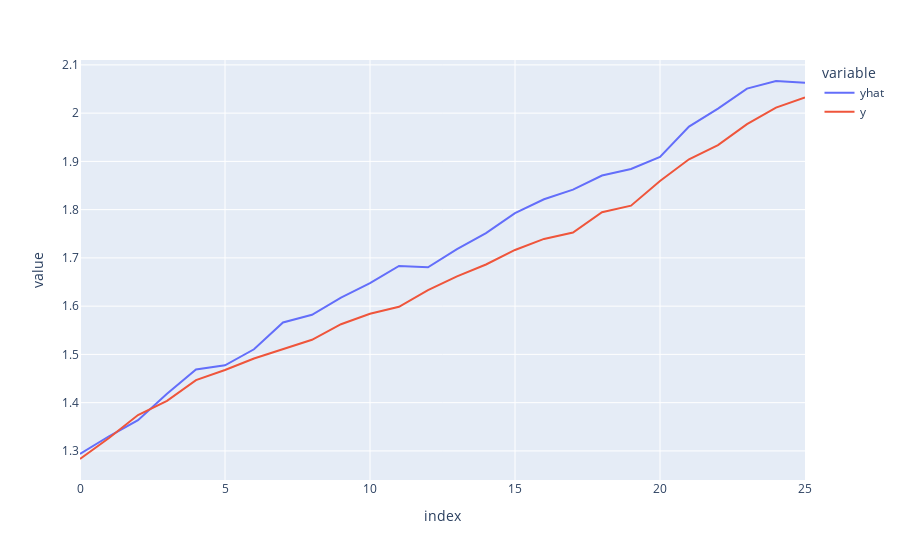

The code cell stored with this chart in its notebook:
### Code cell
df = pd.DataFrame()
df['yhat'] = model.predict(X_test)[:, 0]
df['y'] = y_test[:, 0]

df.plot()

### Figure 1 — Plotly figure (JSON) as saved in the notebook; plotly's stock layout.template omitted (floating-point values rounded to 4 significant figures)
{"data": [{"hovertemplate": "variable=yhat<br>index=%{x}<br>value=%{y}<extra></extra>", "legendgroup": "yhat", "line": {"color": "#636efa", "dash": "solid"}, "mode": "lines", "name": "yhat", "orientation": "v", "showlegend": true, "type": "scatter", "x": [0, 1, 2, 3, 4, 5, 6, 7, 8, 9, 10, 11, 12, 13, 14, 15, 16, 17, 18, 19, 20, 21, 22, 23, 24, 25], "xaxis": "x", "y": [1.294, 1.33, 1.364, 1.418, 1.469, 1.477, 1.511, 1.566, 1.582, 1.617, 1.648, 1.683, 1.681, 1.718, 1.751, 1.793, 1.821, 1.842, 1.871, 1.884, 1.909, 1.972, 2.009, 2.051, 2.067, 2.063], "yaxis": "y"}, {"hovertemplate": "variable=y<br>index=%{x}<br>value=%{y}<extra></extra>", "legendgroup": "y", "line": {"color": "#EF553B", "dash": "solid"}, "mode": "lines", "name": "y", "orientation": "v", "showlegend": true, "type": "scatter", "x": [0, 1, 2, 3, 4, 5, 6, 7, 8, 9, 10, 11, 12, 13, 14, 15, 16, 17, 18, 19, 20, 21, 22, 23, 24, 25], "xaxis": "x", "y": [1.283, 1.327, 1.374, 1.404, 1.447, 1.468, 1.492, 1.511, 1.53, 1.563, 1.584, 1.599, 1.633, 1.662, 1.686, 1.716, 1.739, 1.753, 1.795, 1.808, 1.859, 1.904, 1.934, 1.977, 2.011, 2.032], "yaxis": "y"}], "layout": {"legend": {"title": {"text": "variable"}, "tracegroupgap": 0}, "margin": {"t": 60}, "xaxis": {"anchor": "y", "domain": [0, 1], "title": {"text": "index"}}, "yaxis": {"anchor": "x", "domain": [0, 1], "title": {"text": "value"}}}}
